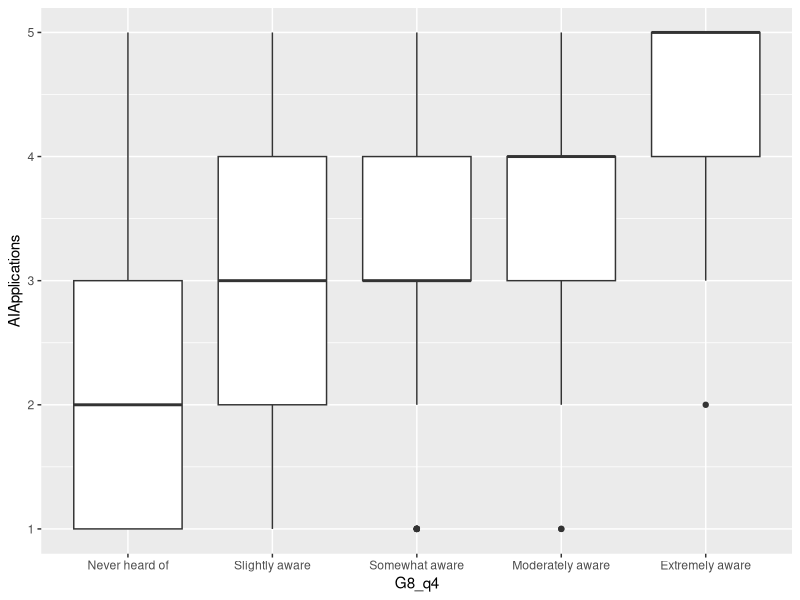
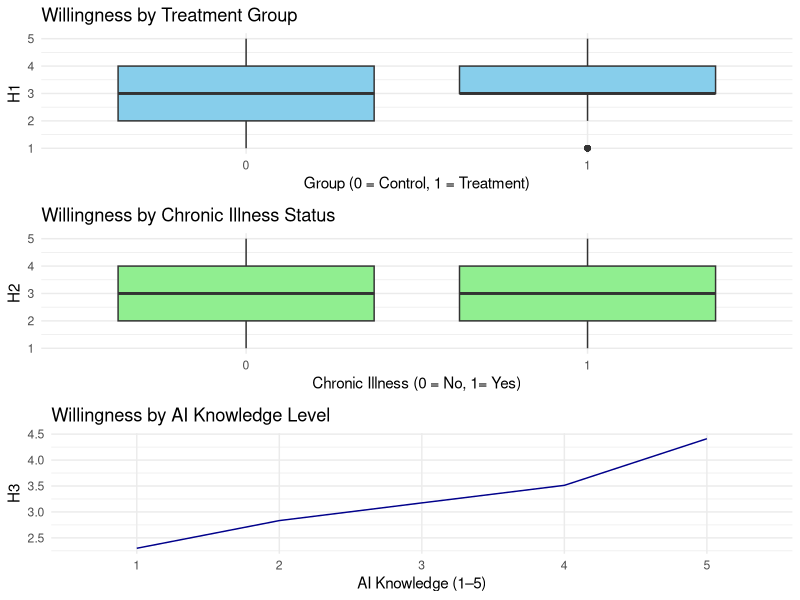

R code for these plots, in order:
## ---- chunk 1
# import libraries
suppressPackageStartupMessages({
  library(readr)
  library(tidyverse)
  library(tidyr)
  library(ggplot2)
  library(gridExtra)
  library(dplyr)
  library(knitr)

})
## ---- chunk 2
# import data
surveydata <- read_csv("SP25_602_omnibus_V2_May8.csv", show_col_types = FALSE)
## ---- chunk 3

# data transformation

filtered_survey <- surveydata |> 
  select(Gender,Age,G8_q2_dv,G8_q3_dv,G8_q4,G8_q5,G8_q6,G8_AI_Health_DO)

# add dummy variables for analysis
filtered_survey <- filtered_survey |> mutate(AIApplications = case_when(
    G8_q2_dv == "5 - Strongly Agree" ~ 5,
    G8_q2_dv == "4 - Agree" ~ 4,
    G8_q2_dv == "3 - Neutral" ~ 3,
    G8_q2_dv == "2 - Disagree" ~ 2,
    G8_q2_dv == "1 - Strongly Disagree" ~ 1
  ))

filtered_survey <- filtered_survey |> mutate(AIResearch = case_when(
    G8_q3_dv == "5 - Strongly Agree" ~ 5,
    G8_q3_dv == "4 - Agree" ~ 4,
    G8_q3_dv == "3 - Neutral" ~ 3,
    G8_q3_dv == "2- Disagree" ~ 2,
    G8_q3_dv == "1 - Strongly Disagree" ~ 1
  ))

filtered_survey <- filtered_survey |> mutate(AIUseinHealthCare = case_when(
    G8_q4 == "Never heard of" ~ 1,
    G8_q4 == "Slightly aware" ~ 2,
    G8_q4 == "Somewhat aware" ~ 3,
    G8_q4 == "Moderately aware" ~ 4,
    G8_q4 == "Extremely aware" ~ 5
  ))

filtered_survey <- filtered_survey |> mutate(AITraining = case_when(
    G8_q5 == "Yes" ~ 1,
    G8_q5 == "No" ~ 0
  ))

filtered_survey <- filtered_survey |> mutate(ChronicIllness = case_when(
    G8_q6 == "None of these" ~ 0,
    G8_q6 != "None of these" ~ 1
  ))

filtered_survey$ControlorTreatment <- ifelse(grepl("treatment", filtered_survey$G8_AI_Health_DO), 1, 0)

filtered_survey <- filtered_survey |>
  mutate(G8_q4 = factor(G8_q4, levels = c("Never heard of", "Slightly aware",
                             "Somewhat aware", "Moderately aware",
                             "Extremely aware"),
                  ordered = TRUE))
# filter data by gender
data_males <- filter(filtered_survey, Gender == "Male")
data_females <- filter(filtered_survey, Gender == "Female")

## ---- chunk 4

# Hypothesis 1: t-test
t.test(filtered_survey$AIApplications ~ as.factor(filtered_survey$ControlorTreatment), var.equal = FALSE)

## ---- chunk 5
# Hypothesis 2: anova 
aov_model_h2 <- aov(AIApplications ~ as.factor(ControlorTreatment) * ChronicIllness, data = filtered_survey)
summary(aov_model_h2)
## ---- chunk 6
# Hypothesis 2: t-test 
t.test(filtered_survey$AIApplications ~ as.factor(filtered_survey$ChronicIllness), var.equal = FALSE)

## ---- chunk 7
# Hypothesis 3: anova
aov_model_h3 <- aov(filtered_survey$AIApplications ~ as.factor(filtered_survey$AIUseinHealthCare), data = filtered_survey)
summary(aov_model_h3)
## ---- chunk 8
# Hypothesis 3: anova by gender 
aov_model_h3_male <- aov(AIApplications ~ AIUseinHealthCare, data = data_males)
summary(aov_model_h3_male)
## ---- chunk 9
# female
aov_model_h3_female <- aov(AIApplications ~ AIUseinHealthCare, data = data_females)
summary(aov_model_h3_female)
## ---- chunk 10
# box plot of willingness to share vs AI knowledge
ggplot(filtered_survey, aes(x = G8_q4, y = AIApplications)) +
  geom_boxplot()
## ---- chunk 11

# Plot 1 : Treament/Infographic 

plot1 <- ggplot(filtered_survey, aes(x = as.factor(ControlorTreatment), y = AIApplications)) +
  geom_boxplot(fill = "skyblue") +
  labs(title = "Willingness by Treatment Group",
       x = "Group (0 = Control, 1 = Treatment)",
       y = "H1") +
  theme_minimal()


# Plot 2: Chronic illness effect
plot2 <- ggplot(filtered_survey, aes(x = as.factor(ChronicIllness), y = AIApplications)) +
  geom_boxplot(fill = "lightgreen") +
  labs(title = "Willingness by Chronic Illness Status",
       x = "Chronic Illness (0 = No, 1= Yes)",
       y = "H2") +
  theme_minimal()

# Plot 3: AI Knowledge effect
plot3 <- ggplot(filtered_survey, aes(x = as.factor(AIUseinHealthCare), y = AIApplications)) +
  stat_summary(fun = mean, geom = "line", aes(group = 1), color = "darkblue") +
  stat_summary(fun.data = mean_cl_normal, geom = "errorbar", width = 0.1) +
  labs(title = "Willingness by AI Knowledge Level",
       x = "AI Knowledge (1–5)",
       y = "H3") +
  theme_minimal()

# Display all three plots in one figure
grid.arrange(plot1, plot2, plot3, ncol = 1)


## ---- chunk 12

# Hypothesis 1 (Infographic): Welch Two Sample t-test
t_test_infographic <- t.test(filtered_survey$AIApplications ~ as.factor(filtered_survey$ControlorTreatment), var.equal = FALSE)
p_value_infographic <- t_test_infographic$p.value
CI_infographic <- paste0("[", round(t_test_infographic$conf.int[1], 3), ", ", round(t_test_infographic$conf.int[2], 3), "]")

# Hypothesis 2 (Chronic Illness): Welch Two Sample t-test
t_test_chronic <- t.test(filtered_survey$AIApplications ~ as.factor(filtered_survey$ChronicIllness), var.equal = FALSE)
p_value_chronic_ttest <- t_test_chronic$p.value
CI_chronic <- paste0("[", round(t_test_chronic$conf.int[1], 3), ", ", round(t_test_chronic$conf.int[2], 3), "]")

# Hypothesis 3 (AI Knowledge): Extract p-values from previously defined aov models
p_value_ai_knowledge <- summary(aov_model_h3)[[1]]$`Pr(>F)`[1]
p_value_ai_males <- summary(aov_model_h3_male)[[1]]$`Pr(>F)`[1]
p_value_ai_females <- summary(aov_model_h3_female)[[1]]$`Pr(>F)`[1]

# Hypothesis 2 (Chronic Illness): ANOVA p-value
p_value_chronic_anova <- summary(aov_model_h2)[[1]]$`Pr(>F)`[1]

# Create summary table with p-values and CI where applicable
summary_table <- data.frame(
  Hypothesis = c("Treatment (Infographic)", "Chronic Illness", "Chronic Illness", 
                 "AI Knowledge (Overall)", "AI Knowledge (Males)", "AI Knowledge (Females)"),
  Test = c("Welch t-test", "ANOVA", "Welch t-test", "ANOVA", "ANOVA", "ANOVA"),
  p_value = c(format(p_value_infographic, scientific = FALSE, digits = 4),
              format(p_value_chronic_anova, scientific = FALSE, digits = 4),
              format(p_value_chronic_ttest, scientific = FALSE, digits = 4),
              format(p_value_ai_knowledge, scientific = FALSE, digits = 4),
              format(p_value_ai_males, scientific = FALSE, digits = 4),
              format(p_value_ai_females, scientific = FALSE, digits = 4)),
  Significant = c(ifelse(p_value_infographic < 0.05, "Yes", "No"),
                  ifelse(p_value_chronic_anova < 0.05, "Yes", "No"),
                  ifelse(p_value_chronic_ttest < 0.05, "Yes", "No"),
                  ifelse(p_value_ai_knowledge < 0.05, "Yes", "No"),
                  ifelse(p_value_ai_males < 0.05, "Yes", "No"),
                  ifelse(p_value_ai_females < 0.05, "Yes", "No")),
  CI = c(CI_infographic, CI_chronic, "N/A", "N/A", "N/A", "N/A")  # CI for t-tests, not ANOVA
)

# Display table
knitr::kable(summary_table, caption = "Summary Table with p-values, 95% Confidence Interval (CI), and Significance")
